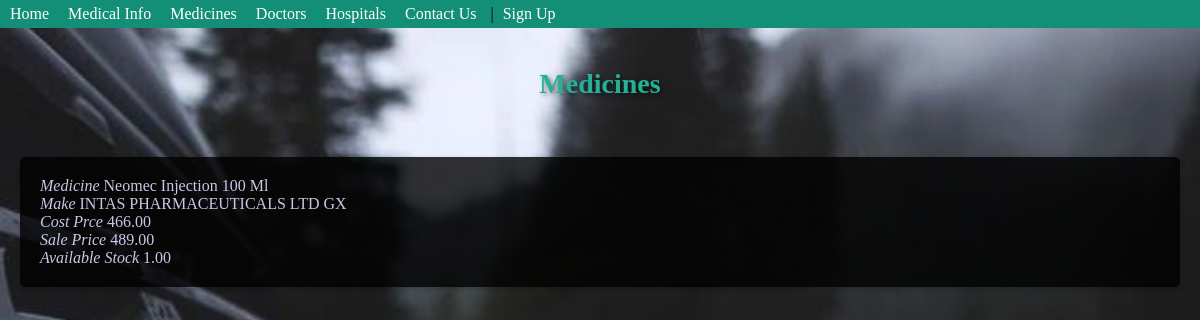
Page /vhms1/medicines/ on the committed database.
### vhmsapp/models.py (models this page shows, shortened)
class Medicine(models.Model):
    medicinename = models.CharField(max_length=100, verbose_name="Medicine Name", blank=True, null=True)
    cost_price = models.DecimalField(max_digits=6, decimal_places=2, verbose_name="Cost Price", blank=True, null=True)
    sale_price = models.DecimalField(max_digits=6, decimal_places=2, verbose_name="Sale Price", blank=True, null=True)
    quantity_in_stock = models.DecimalField(max_digits=6, decimal_places=2, verbose_name="Quantity in Stock", default=0)
    make = models.CharField(max_length=60, verbose_name="Manufacturing Company", blank=True, null=True)
    contains = models.CharField(max_length=100, verbose_name="Contains-(API)", blank=True, null=True)
    therapy = models.CharField(max_length=100, verbose_name="Therapy or Usage", blank=True, null=True)
    sideeffects = models.CharField(max_length=100, verbose_name="Side effects if any", blank=True, null=True)
    class Meta:
        verbose_name_plural = "Medicines"

### vhmsapp/views.py (the view)
# urls.py: path('medicines/', views.medicines ,name="Medicines Grid"),
def medicines(request):
    medicines=Medicine.objects.all()
    context={'medicines':medicines, }
    return render(request, 'medicines.html', context)

### vhmsapp/templates/medicines.html (shortened to what this page needs)
<!DOCTYPE html>
<html lang="en">
<head>
   {% include "Menu.html"%}
</head>
<body>
    <div class="container" >
        <h1>Medicines</h1><br/>
        <div class="medicine_container">
            {% for medicine in medicines %}
            <div class="card">
            	<em> Medicine</em> {{ medicine.medicinename }} <br />
            	<em> Make</em> {{ medicine.make }} <br />
            	<em> Cost Prce</em> {{ medicine.cost_price }} <br />
            	<em> Sale Price</em> {{ medicine.sale_price }} <br />
            	<em> Available Stock</em> {{ medicine.quantity_in_stock }} <br />
            </div>
            {% endfor %}
        </div>
    </div>
</body>
</html>

### vhmsapp/templates/medicines.html (style rules this page uses)
body { margin: 0; padding: 0; background-image: url('/static/b_g/ui.jpeg'); background-size: cover; background-position: center; }
h1 { color: #26B196; text-align: center; font-size: 28px; text-shadow: 2px 2px 4px rgba(0, 0, 0, 0.5); margin-top: 0; padding-top: 20px; }
.container { max-width: 1200px; margin: 0 auto; padding: 20px; }
.medicine_container { display: grid; grid-template-columns: repeat(auto-fit, minmax(300px, 1fr)); grid-gap: 20px; margin-top: 20px; }
.card { background-color: rgba(0, 0, 0, 0.8); padding: 20px; border-radius: 5px; box-shadow: 0 2px 5px rgba(0, 0, 0, 0.2); color:rgb(200, 200, 230); }

### rows in the picture
Medicine: medicinename "Neomec Injection 100 Ml", make "INTAS PHARMACEUTICALS LTD GX", cost_price "466.00", sale_price "489.00", quantity_in_stock "1.00"
